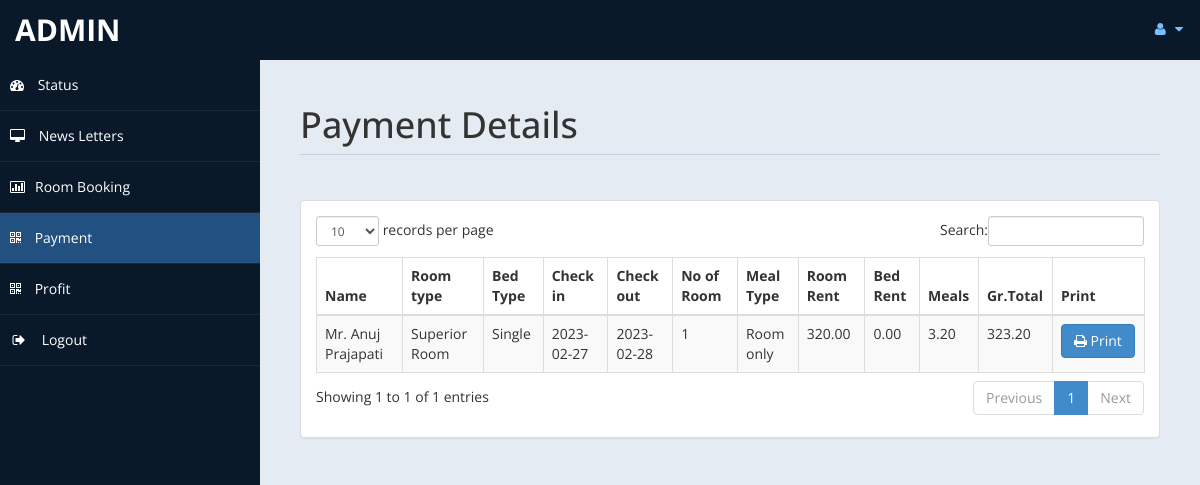
Page /admin/payment.php (signed in) on the committed database.
### tables this page shows
CREATE TABLE `payment` (
  `id` int(11) DEFAULT NULL,
  `title` varchar(5) DEFAULT NULL,
  `fname` varchar(30) DEFAULT NULL,
  `lname` varchar(30) DEFAULT NULL,
  `troom` varchar(30) DEFAULT NULL,
  `tbed` varchar(30) DEFAULT NULL,
  `nroom` int(11) DEFAULT NULL,
  `cin` date DEFAULT NULL,
  `cout` date DEFAULT NULL,
  `ttot` double(8,2) DEFAULT NULL,
  `fintot` double(8,2) DEFAULT NULL,
  `mepr` double(8,2) DEFAULT NULL,
  `meal` varchar(30) DEFAULT NULL,
  `btot` double(8,2) DEFAULT NULL,
  `noofdays` int(11) DEFAULT NULL
);

### admin/payment.php (the view, shortened to what this page needs)
<!DOCTYPE html>
<html xmlns="http://www.w3.org/1999/xhtml">
<head>
    <link href="assets/css/bootstrap.css" rel="stylesheet" />
    <link href="assets/css/font-awesome.css" rel="stylesheet" />
    <link href="assets/css/custom-styles.css" rel="stylesheet" />
    <link href="assets/js/dataTables/dataTables.bootstrap.css" rel="stylesheet" />
</head>
<body>
    <div id="wrapper">
        <nav class="navbar navbar-default top-navbar" role="navigation">
            <div class="navbar-header">
                <a class="navbar-brand" href="home.php"><?php echo $_SESSION["user"]; ?> </a>
            </div>
            <ul class="nav navbar-top-links navbar-right">
                <li class="dropdown">
                    <a class="dropdown-toggle" data-toggle="dropdown" href="#" aria-expanded="false">
                        <i class="fa fa-user fa-fw"></i> <i class="fa fa-caret-down"></i>
                    </a>
                </li>
            </ul>
        </nav>
        <nav class="navbar-default navbar-side" role="navigation">
            <div class="sidebar-collapse">
                <ul class="nav" id="main-menu">
                    <li>
                        <a href="home.php"><i class="fa fa-dashboard"></i> Status</a>
                    </li>
                    <li>
                        <a  href="messages.php"><i class="fa fa-desktop"></i> News Letters</a>
                    </li>
					<li>
                        <a href="roombook.php"><i class="fa fa-bar-chart-o"></i>Room Booking</a>
                    </li>
                    <li>
                        <a class="active-menu" href="payment.php"><i class="fa fa-qrcode"></i> Payment</a>
                    </li>
                    <li>
                        <a  href="profit.php"><i class="fa fa-qrcode"></i> Profit</a>
                    </li>
                    <li>
                        <a href="logout.php" ><i class="fa fa-sign-out fa-fw"></i> Logout</a>
                    </li>
            </div>
        </nav>
        <div id="page-wrapper" >
            <div id="page-inner">
			 <div class="row">
                    <div class="col-md-12">
                        <h1 class="page-header">
                           Payment Details<small> </small>
                        </h1>
                    </div>
                </div>
            <div class="row">
                <div class="col-md-12">
                    <div class="panel panel-default">
                        <div class="panel-body">
                            <div class="table-responsive">
                                <table class="table table-striped table-bordered table-hover" id="dataTables-example">
                                    <thead>
                                        <tr>
                                            <th>Name</th>
											<th>Room type</th>
                                            <th>Bed Type</th>
                                            <th>Check in</th>
											<th>Check out</th>
											<th>No of Room</th>
											<th>Meal Type</th>
                                            <th>Room Rent</th>
											<th>Bed Rent</th>
											<th>Meals </th>
											<th>Gr.Total</th>
											<th>Print</th>
                                        </tr>
                                    </thead>
                                    <tbody>
									<?php
										include ('db.php');
										$sql="select * from payment";
										$re = mysqli_query($con,$sql);
										while($row = mysqli_fetch_array($re))
										{
											$id = $row['id'];
											if($id % 2 ==1 )
											{
												echo"<tr class='gradeC'>
													<td>".$row['title']." ".$row['fname']." ".$row['lname']."</td>
													<td>".$row['troom']."</td>
													<td>".$row['tbed']."</td>
													<td>".$row['cin']."</td>
													<td>".$row['cout']."</td>
													<td>".$row['nroom']."</td>
													<td>".$row['meal']."</td>
													<td>".$row['ttot']."</td>
													<td>".$row['mepr']."</td>
													<td>".$row['btot']."</td>
													<td>".$row['fintot']."</td>
													<td><a href=print.php?pid=".$id ." <button class='btn btn-primary'> <i class='fa fa-print' ></i> Print</button></td>
													</tr>";
											}
											else
											{
												echo"<tr class='gradeU'>
													<td>".$row['title']." ".$row['fname']." ".$row['lname']."</td>
													<td>".$row['troom']."</td>
													<td>".$row['tbed']."</td>
													<td>".$row['cin']."</td>
													<td>".$row['cout']."</td>
													<td>".$row['nroom']."</td>
													<td>".$row['meal']."</td>
													<td>".$row['ttot']."</td>
													<td>".$row['mepr']."</td>
													<td>".$row['btot']."</td>
													<td>".$row['fintot']."</td>
													<td><a href=print.php?pid=".$id ." <button class='btn btn-primary'> <i class='fa fa-print' ></i> Print</button></td>
													</tr>";
											}
										}
									?>
                                    </tbody>
                                </table>
                            </div>
                        </div>
                    </div>
                </div>
            </div>
                </div>
            </div>
    </div>
</body>
</html>

### admin/assets/css/custom-styles.css (style rules this page uses)
body { font-family: 'Open Sans', sans-serif; }
#wrapper { width: 100%; background:#09192A; }
#page-wrapper { padding: 15px 15px; min-height: 600px; background:#E5EBF2; }
#page-inner { width:100%; margin:10px 20px 10px 0px; background-color:transparent; padding:10px; min-height:1200px; }
h1, .h1, h2, .h2, h3, .h3 { margin-top: 7px; margin-bottom: -5px; }
.page-header { padding-bottom: 9px; margin: 10px 0 45px; border-bottom: 1px solid #C7D1DD; }
.top-navbar { margin:0px; }
.top-navbar .navbar-brand { color: #fff; width: 260px; text-align: left; height: 60px; font-size: 30px; font-weight: 700; text-transform: uppercase; line-height: 30px; }
.top-navbar .nav > li { position: relative; display: inline-block; }
.top-navbar .nav > li > a { position: relative; display: block; padding: 19px 15px; color: #77C0FD; }
.active-menu { background-color:#225081!important; }
.sidebar-collapse , .sidebar-collapse .nav { background:none; }
.sidebar-collapse .nav { padding:0; }
.sidebar-collapse .nav > li > a { color:#fff; background:transparent; text-shadow:none; }
.sidebar-collapse > .nav > li > a { padding:15px 10px; }
.sidebar-collapse > .nav > li { border-bottom: 1px solid rgba(107, 108, 109, 0.19); }
.navbar-side { border:none; background-color: transparent; }
.top-navbar { background:#09192A; border-bottom:none; }
.top-navbar .nav > li > a > i { margin-right: 2px; }
.navbar-default { border:0px solid black; }
.navbar-header { background: #09192A; }
.nav > li > a > i { margin-right:10px; }
@media (min-width:768px) { #page-wrapper { margin: 0 0 0 260px; padding: 15px 30px; min-height: 1200px; } }
@media (min-width:768px) { .navbar-side { z-index: 1; position: absolute; width: 260px; } }
@media (min-width:768px) { .navbar { border-radius: 0px; } }

### rows in the picture
payment: title "Mr.", fname "Anuj", lname "Prajapati", troom "Superior Room", tbed "Single", cin "2023-02-27", cout "2023-02-28", nroom "1", meal "Room only", ttot "320.00", mepr "0.00", btot "3.20", fintot "323.20"

### other values in the picture
$_SESSION["user"] "ADMIN"
